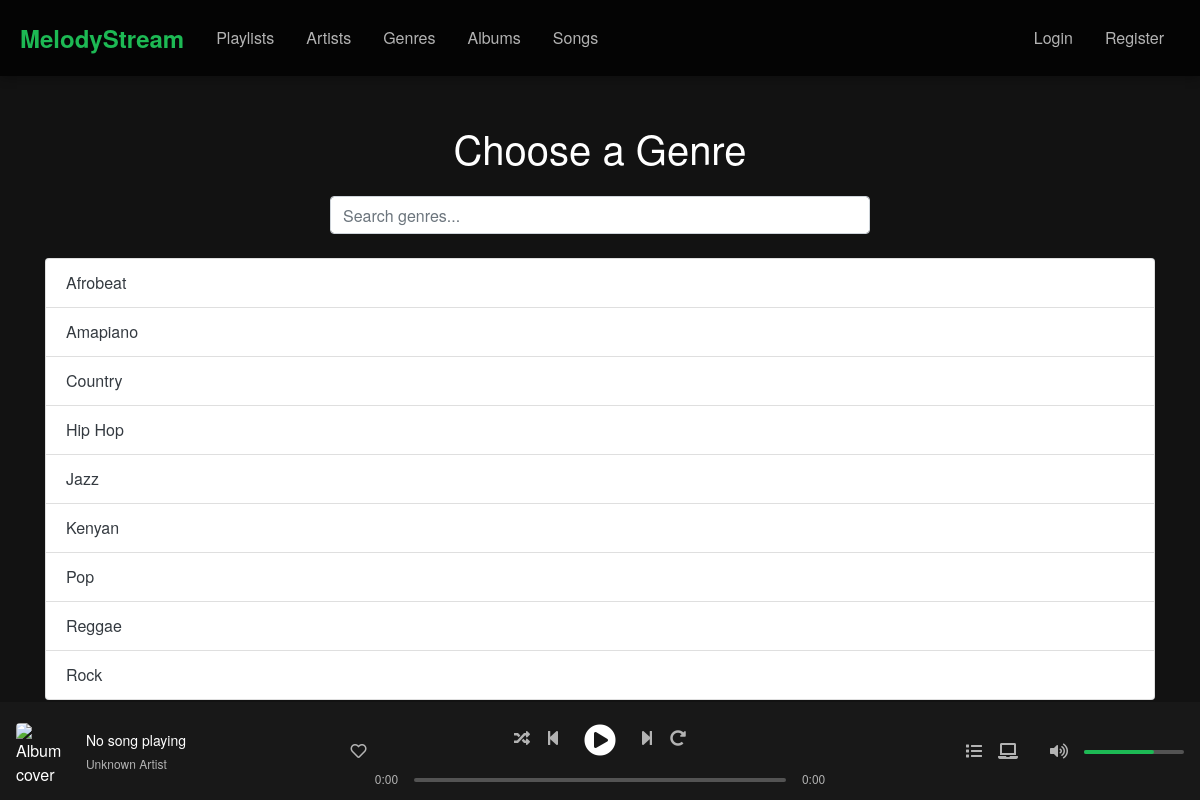
The page /music/genre/list/ on the database its author committed.
### music/models.py (models this page shows, shortened)
class Genre(models.Model):
    name = models.CharField(max_length=100, unique=True)  # Genre name (e.g., "Rock", "Pop")
    slug = models.SlugField(max_length=100, unique=True)  # URL-friendly version of the name
    class Meta:
        ordering = ['name']  # Order genres alphabetically by name

### music/views.py (the view)
# urls.py: path('genre/list/', views.genre_list, name='genre_list'),
def genre_list(request):
    genre = Genre.objects.all()
    return render(request, 'genre_list.html', {'genre': genre})

### music_platform/templates/genre_list.html (shortened to what this page needs)
{% extends 'base.html' %}
{% block content %}
<div class="container  mt-5">
    <h1 class="text-center mb-4">Choose a Genre</h1>
    <div class="row justify-content-center mb-4">
        <div class="col-md-6">
            <input type="text" id="genreSearch" class="form-control" placeholder="Search genres..." onkeyup="filterGenres()">
        </div>
    </div>
    <ul class="list-group bg-dark">
        {% for genre in genre %}
            <li class="list-group-item">
                <a href="{% url 'genre_detail' genre.slug %}" class="text-decoration-none text-dark">
                    {{ genre.name }}
                </a>
            </li>
        {% endfor %}
    </ul>
</div>
{% endblock %}

### static/css/music_platform.css (style rules this page uses)
:root { --primary-color: #1DB954; --dark-bg: #121212; --card-bg: #181818; --card-hover: #282828; --text-primary: #FFFFFF; --text-secondary: #B3B3B3; --border-color: #333333; }
body { background-color: var(--dark-bg); color: var(--text-primary); font-family: 'Circular', 'Helvetica Neue', Arial, sans-serif; margin: 0; padding: 0; }

### rows shown on the page
Genre: name "Afrobeat"
Genre: name "Amapiano"
Genre: name "Country"
Genre: name "Hip Hop"
Genre: name "Jazz"
Genre: name "Kenyan"
Genre: name "Pop"
Genre: name "Reggae"
Genre: name "Rock"
